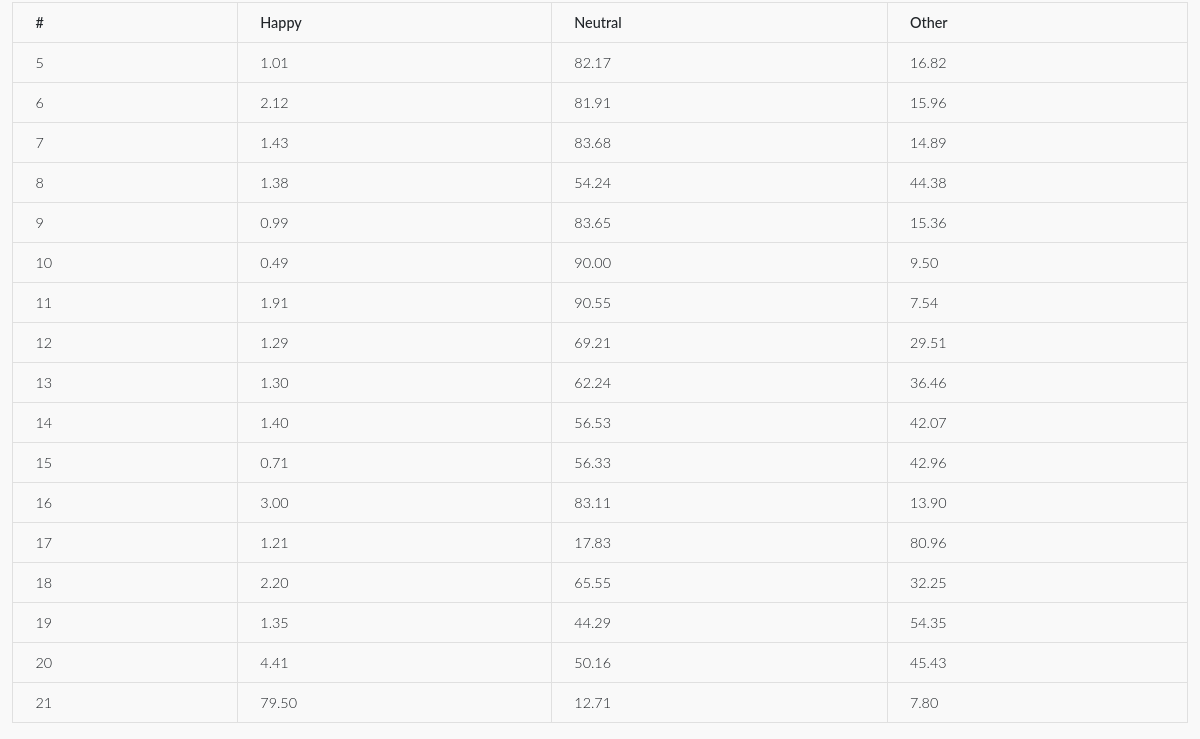
The app's page /trackmyInfo (lower part), older data.
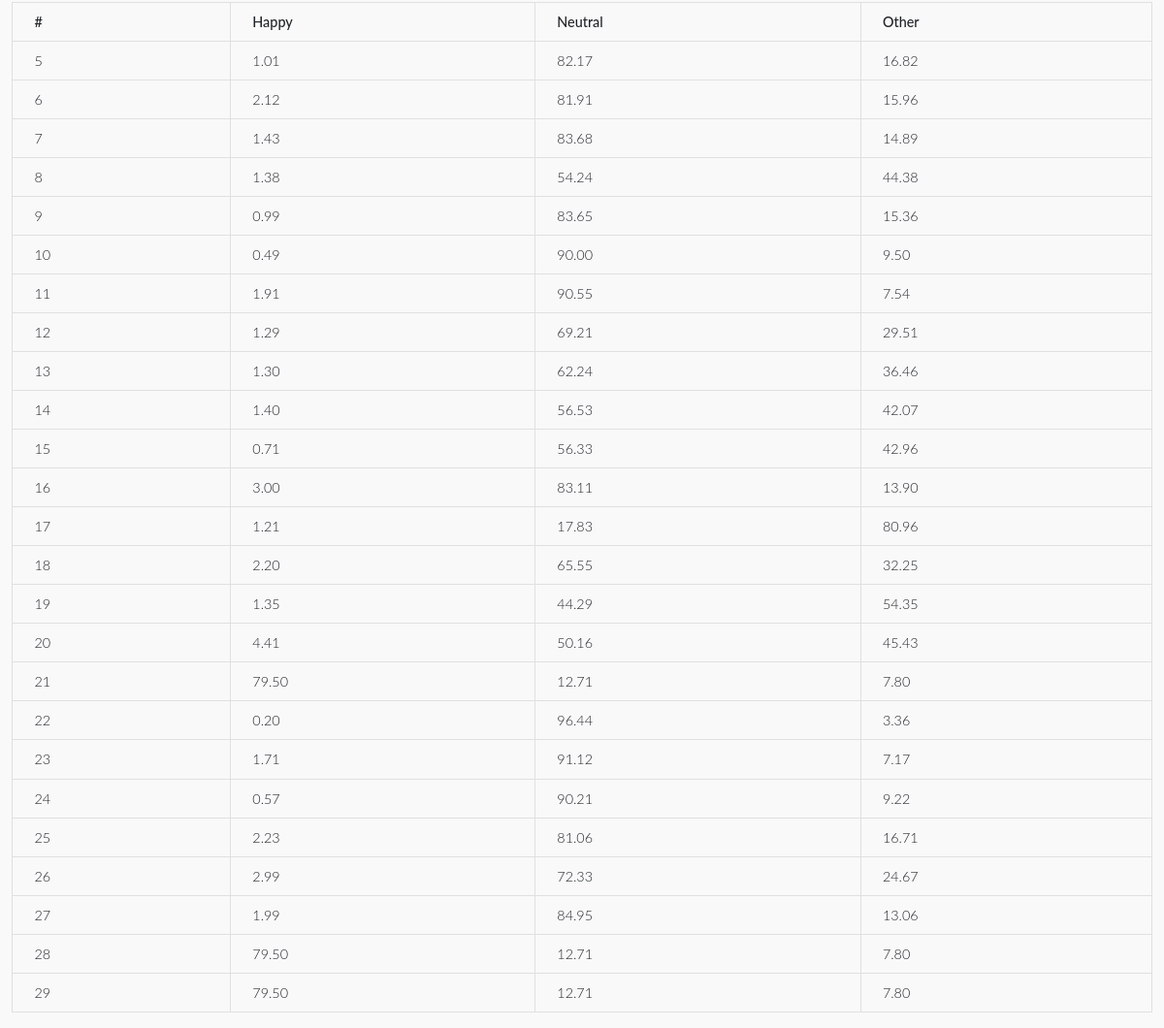
The same page, newer data.
### Graphical_Visualisation.py (models this page shows, shortened)
class ImageAnalysis(db.Model):
    imageid = db.Column(db.Integer(), primary_key=True)
    details = db.Column(db.String(length=1024), nullable=True)
    Angry = db.Column(db.Float())
    Disgust = db.Column(db.Float())
    Fear = db.Column(db.Float())
    Happy = db.Column(db.Float())
    Neutral = db.Column(db.Float())
    Sad = db.Column(db.Float())
    Surprise = db.Column(db.Float())

### routes.py (the view)
@app.route('/trackmyInfo')
def trackmyInfo():
    imageanalysis = ImageAnalysis.query.all()
    return render_template('tracking.html', bar="bar_plotcapture.jpg", imageanalysis=imageanalysis)

### templates/tracking.html (shortened to what this page needs)
{% extends 'base.html' %}
{% block content %}
<div class="container-fluid">
      <div class="row .shadow-2-strong">
        <div class="col-md-12">
            <table class="table table-hover table-bordered table-sm">
                <thead>
                  <tr>
                    <th scope="col">#</th>
                    <th scope="col">Happy</th>
                    <th scope="col">Neutral</th>
                    <th scope="col">Other</th>
                   </tr>
                </thead>
                <tbody>
                    <tbody>
                        {% for image in imageanalysis %}
                            <tr>
                                <td>{{ image.imageid }}</td>
                                <td>{{ "%.2f"|format(image.Happy*100)}}</td>
                                <td>{{ "%.2f"|format(image.Neutral*100)}}</td>
                                <td>{{ "%.2f"|format(image.Angry*100 +image.Surprise*100 + image.Sad*100 + image.Disgust*100 + image.Fear*100) }}</td>
                            </tr>
                        {% endfor %}
                    </tbody>
                </tbody>
              </table>
        </div>
    </div>
</div>
{% endblock %}

### templates/base.html (shortened to what this page needs)
<!doctype html>
<!DOCTYPE html>
<html lang="en">
  <head>
    <link rel="stylesheet" href="https://use.fontawesome.com/releases/v5.15.2/css/all.css" />
    <link rel="stylesheet" href="{{ url_for('static', filename='css/mdb.min.css') }}"/>
    <link rel="stylesheet" href="{{ url_for('static', filename='app.css') }}"/>
    <body>
      {% block content %}
      {% endblock %}
    </body>
  </head>
</html>

### static/app.css (style rules this page uses)
* { box-sizing: border-box; }
:root { --color-white: #fff; --color-black: #000; --color-lightGray: #f9f9f9; --color-dark: #22322F; --color-darkGray: #333333; --color-primary: #71A89E; --header-height: 7.5rem; }
body { margin: 0; padding: 0; background-color: var(--color-lightGray); font-family: 'Lato', sans-serif; font-size: 1.125rem; }

Row changes from the older to the newer data that the page shows:
added ImageAnalysis: imageid "22", image.Happy*100 "0.20", image.Neutral*100 "96.44", Angry+Surprise+Sad "3.36"
added ImageAnalysis: imageid "23", image.Happy*100 "1.71", image.Neutral*100 "91.12", Angry+Surprise+Sad "7.17"
added ImageAnalysis: imageid "24", image.Happy*100 "0.57", image.Neutral*100 "90.21", Angry+Surprise+Sad "9.22"
added ImageAnalysis: imageid "25", image.Happy*100 "2.23", image.Neutral*100 "81.06", Angry+Surprise+Sad "16.71"
added ImageAnalysis: imageid "26", image.Happy*100 "2.99", image.Neutral*100 "72.33", Angry+Surprise+Sad "24.67"
added ImageAnalysis: imageid "27", image.Happy*100 "1.99", image.Neutral*100 "84.95", Angry+Surprise+Sad "13.06"
added ImageAnalysis: imageid "28", image.Happy*100 "79.50", image.Neutral*100 "12.71", Angry+Surprise+Sad "7.80"
added ImageAnalysis: imageid "29", image.Happy*100 "79.50", image.Neutral*100 "12.71", Angry+Surprise+Sad "7.80"
